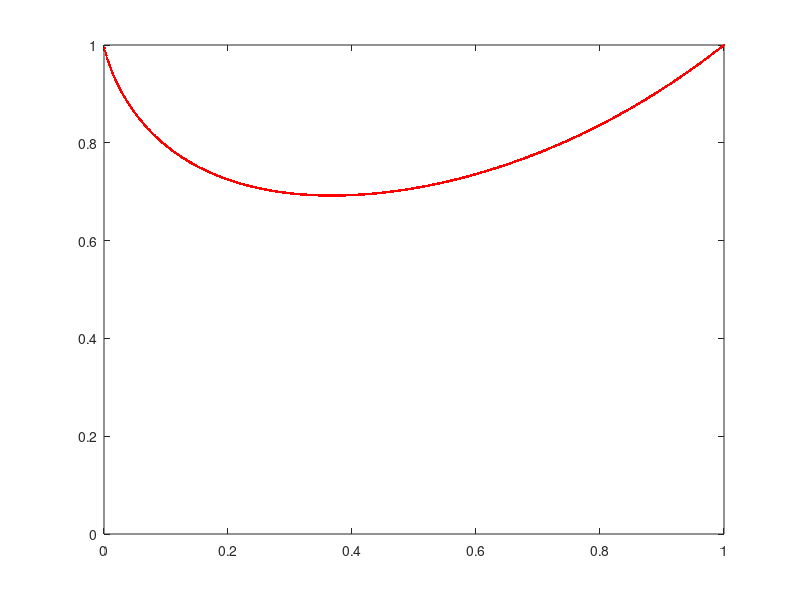

MATLAB code to generate this figure:
x=1;
d=0.0000001;
while x>d
    x=x/10;
    y=x^x;
    fprintf('x=%.8f y=%.8f\n',x,y);
end
x=1;
a=[x,x^x];
d=0.001;
while x>0
    plot(a(1),a(2),'r.');
    axis([0,1,0,1]) 
    x=x-d;
    y=x^x;
    a=[x,y];
    pause(0.0001);
    hold on;
end
